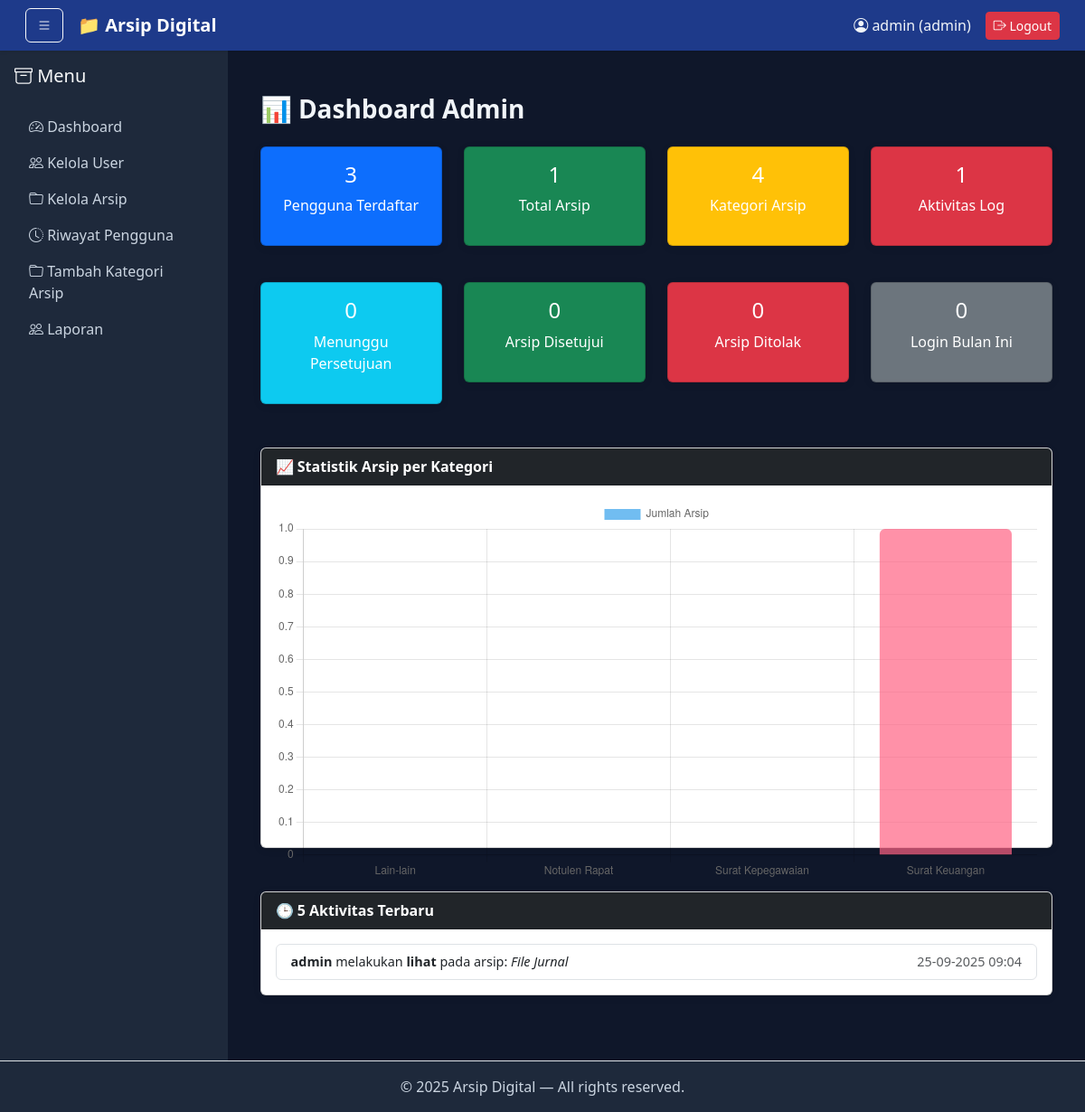
Page /admin/dashboard.php (signed in) on the committed database.
### tables this page shows
CREATE TABLE `log_akses` (
  `log_id` int(11) NOT NULL AUTO_INCREMENT,
  `user_id` int(11) DEFAULT NULL,
  `arsip_id` int(11) DEFAULT NULL,
  `aksi` enum('upload','edit','unduh','lihat','hapus','login','logout') DEFAULT NULL,
  `keterangan` text DEFAULT NULL,
  `waktu` timestamp NOT NULL DEFAULT current_timestamp(),
  PRIMARY KEY (`log_id`),
  KEY `user_id` (`user_id`),
  KEY `arsip_id` (`arsip_id`),
  CONSTRAINT `log_akses_ibfk_1` FOREIGN KEY (`user_id`) REFERENCES `users` (`user_id`) ON DELETE SET NULL ON UPDATE CASCADE,
  CONSTRAINT `log_akses_ibfk_2` FOREIGN KEY (`arsip_id`) REFERENCES `arsip` (`arsip_id`) ON DELETE SET NULL ON UPDATE CASCADE
);

CREATE TABLE `users` (
  `user_id` int(11) NOT NULL AUTO_INCREMENT,
  `username` varchar(50) NOT NULL,
  `password` varchar(255) NOT NULL,
  `nama_lengkap` varchar(100) DEFAULT NULL,
  `email` varchar(100) DEFAULT NULL,
  `role` enum('admin','staff','pimpinan') NOT NULL,
  `created_at` timestamp NOT NULL DEFAULT current_timestamp(),
  PRIMARY KEY (`user_id`),
  UNIQUE KEY `username` (`username`)
);

CREATE TABLE `arsip` (
  `arsip_id` int(11) NOT NULL AUTO_INCREMENT,
  `nomor_arsip` varchar(50) DEFAULT NULL,
  `judul` varchar(150) NOT NULL,
  `deskripsi` text DEFAULT NULL,
  `kategori_id` int(11) DEFAULT NULL,
  `nama_file` varchar(255) NOT NULL,
  `ukuran_file` bigint(20) DEFAULT NULL,
  `ekstensi` varchar(10) DEFAULT NULL,
  `tanggal_upload` timestamp NOT NULL DEFAULT current_timestamp(),
  `status_arsip` enum('baru','diperiksa','disetujui','ditolak') DEFAULT 'baru',
  `uploaded_by` int(11) DEFAULT NULL,
  PRIMARY KEY (`arsip_id`),
  UNIQUE KEY `nomor_arsip` (`nomor_arsip`),
  KEY `kategori_id` (`kategori_id`),
  KEY `uploaded_by` (`uploaded_by`),
  CONSTRAINT `arsip_ibfk_1` FOREIGN KEY (`kategori_id`) REFERENCES `kategori` (`kategori_id`) ON DELETE SET NULL ON UPDATE CASCADE,
  CONSTRAINT `arsip_ibfk_2` FOREIGN KEY (`uploaded_by`) REFERENCES `users` (`user_id`) ON DELETE SET NULL ON UPDATE CASCADE
);

### admin/dashboard.php (the view, shortened to what this page needs)
<?php
include '../config/koneksi.php';
$total_users = mysqli_fetch_assoc(mysqli_query($koneksi, "SELECT COUNT(*) AS total FROM users"))['total'];
$total_arsip = mysqli_fetch_assoc(mysqli_query($koneksi, "SELECT COUNT(*) AS total FROM arsip"))['total'];
$total_kategori = mysqli_fetch_assoc(mysqli_query($koneksi, "SELECT COUNT(*) AS total FROM kategori"))['total'];
$total_log = mysqli_fetch_assoc(mysqli_query($koneksi, "SELECT COUNT(*) AS total FROM log_akses"))['total'];
$total_pending = mysqli_fetch_assoc(mysqli_query($koneksi, "SELECT COUNT(*) AS total FROM arsip WHERE status_arsip='pending'"))['total'];
$total_disetujui = mysqli_fetch_assoc(mysqli_query($koneksi, "SELECT COUNT(*) AS total FROM arsip WHERE status_arsip='disetujui'"))['total'];
$total_ditolak = mysqli_fetch_assoc(mysqli_query($koneksi, "SELECT COUNT(*) AS total FROM arsip WHERE status_arsip='ditolak'"))['total'];
$login_bulan = mysqli_fetch_assoc(mysqli_query($koneksi, "
  SELECT COUNT(*) AS total FROM log_akses
  WHERE aksi='login' AND MONTH(waktu)=MONTH(CURDATE())
"))['total'];
$data_kategori = mysqli_query($koneksi, "
  SELECT k.nama_kategori, COUNT(a.arsip_id) AS total
  FROM kategori k
  LEFT JOIN arsip a ON a.kategori_id = k.kategori_id
  GROUP BY k.nama_kategori
");
$labels = [];
$values = [];
while ($row = mysqli_fetch_assoc($data_kategori)) {
  $labels[] = $row['nama_kategori'];
  $values[] = $row['total'];
}
$logs_query = mysqli_query($koneksi, "
    SELECT l.*, u.username, a.judul
    FROM log_akses l
    LEFT JOIN users u ON l.user_id = u.user_id
    LEFT JOIN arsip a ON l.arsip_id = a.arsip_id
    ORDER BY l.waktu DESC LIMIT 5
");
?>
<!DOCTYPE html>
<html lang="id">
<head>
  <link href="https://cdn.jsdelivr.net/npm/bootstrap@5.3.2/dist/css/bootstrap.min.css" rel="stylesheet">
</head>
<body>
<?php include '../include/header.php'; ?>
<?php include '../include/sidebar.php'; ?>
<div class="container mt-4">
  <h3 class="mb-4 fw-bold">📊 Dashboard Admin</h3>
  <div class="row g-4">
    <div class="col-md-3">
      <a href="kelola_user.php" style="text-decoration:none;">
        <div class="card bg-primary text-white text-center p-3">
          <h4><?= $total_users; ?></h4>
          <p>Pengguna Terdaftar</p>
        </div>
      </a>
    </div>
    <div class="col-md-3">
      <a href="kelola_arsip.php" style="text-decoration:none;">
        <div class="card bg-success text-white text-center p-3">
          <h4><?= $total_arsip; ?></h4>
          <p>Total Arsip</p>
        </div>
      </a>
    </div>
    <div class="col-md-3">
      <a href="kategori.php" style="text-decoration:none;">
        <div class="card bg-warning text-white text-center p-3">
          <h4><?= $total_kategori; ?></h4>
          <p>Kategori Arsip</p>
        </div>
      </a>
    </div>
    <div class="col-md-3">
      <a href="log_akses_admin.php" style="text-decoration:none;">
        <div class="card bg-danger text-white text-center p-3">
          <h4><?= $total_log; ?></h4>
          <p>Aktivitas Log</p>
        </div>
      </a>
    </div>
  </div>
  <div class="row g-4 mt-3">
    <div class="col-md-3">
      <a href="kelola_arsip.php" style="text-decoration:none;">
        <div class="card bg-info text-white text-center p-3">
          <h4><?= $total_pending; ?></h4>
          <p>Menunggu Persetujuan</p>
        </div>
      </a>
    </div>
    <div class="col-md-3">
      <a href="kelola_arsip.php?status=disetujui" style="text-decoration:none;">
        <div class="card bg-success text-white text-center p-3">
          <h4><?= $total_disetujui; ?></h4>
          <p>Arsip Disetujui</p>
        </div>
      </a>
    </div>
    <div class="col-md-3">
      <a href="kelola_arsip.php?status=ditolak" style="text-decoration:none;">
        <div class="card bg-danger text-white text-center p-3">
          <h4><?= $total_ditolak; ?></h4>
          <p>Arsip Ditolak</p>
        </div>
      </a>
    </div>
    <div class="col-md-3">
      <a href="log_akses_admin.php" style="text-decoration:none;">
        <div class="card bg-secondary text-white text-center p-3">
          <h4><?= $login_bulan; ?></h4>
          <p>Login Bulan Ini</p>
        </div>
      </a>
    </div>
  </div>
  <div class="card mt-5">
    <div class="card-header bg-dark text-white">
      <strong>📈 Statistik Arsip per Kategori</strong>
    </div>
    <div class="card-body chart-container">
      <canvas id="arsipChart"></canvas>
    </div>
  </div>
  <div class="card mt-5 mb-5">
    <div class="card-header bg-dark text-white">
      <strong>🕒 5 Aktivitas Terbaru</strong>
    </div>
    <div class="card-body">
      <ul class="list-group log-list">
        <?php while ($log = mysqli_fetch_assoc($logs_query)): ?>
          <li class="list-group-item">
            <strong><?= htmlspecialchars($log['username'] ?? 'User Dihapus'); ?></strong>
            melakukan <b><?= htmlspecialchars($log['aksi']); ?></b> pada arsip:
            <em><?= htmlspecialchars($log['judul'] ?? '-'); ?></em>
            <span class="text-muted float-end"><?= date('d-m-Y H:i', strtotime($log['waktu'])); ?></span>
          </li>
        <?php endwhile; ?>
      </ul>
    </div>
  </div>
</div>
<?php include '../include/footer.php'; ?>
<script>
const ctx = document.getElementById('arsipChart');
new Chart(ctx, {
  type: 'bar',
  data: {
    labels: <?= json_encode($labels) ?>,
    datasets: [{
      label: 'Jumlah Arsip',
      data: <?= json_encode($values) ?>,
      backgroundColor: [
        'rgba(54,162,235,0.7)',
        'rgba(255,206,86,0.7)',
        'rgba(75,192,192,0.7)',
        'rgba(255,99,132,0.7)'
      ],
      borderRadius: 6
    }]
  },
  options: { responsive: true, scales: { y: { beginAtZero: true } } }
});
</script>
</body>
</html>

### admin/dashboard.php (style rules this page uses)
body { background-color: #f5f6fa; font-family: 'Segoe UI', sans-serif; }
.card { border-radius: 14px; box-shadow: 0 2px 10px rgba(0,0,0,0.08); transition: 0.3s; }
.log-list { font-size: 0.9rem; }
.chart-container { height: 400px; }

### include/header.php (style rules this page uses)
body { background-color: #0f172a; color: #f1f5f9; }

### rows in the picture
log_akses: user.username "admin", aksi "lihat", arsip.judul "File Jurnal", waktu "25-09-2025 09:04"

### other values in the picture
$_SESSION['username'] "admin"
$_SESSION['role'] "admin"
$total_users "3"
$total_arsip "1"
$total_kategori "4"
$total_log "1"
$total_pending "0"
$total_disetujui "0"
$total_ditolak "0"
$login_bulan "0"
chart data {{ json_encode($labels) }} ["Lain-lain","Notulen Rapat","Surat Kepegawaian","Surat Keuangan"]
chart data {{ json_encode($values) }} ["0","0","0","1"]
